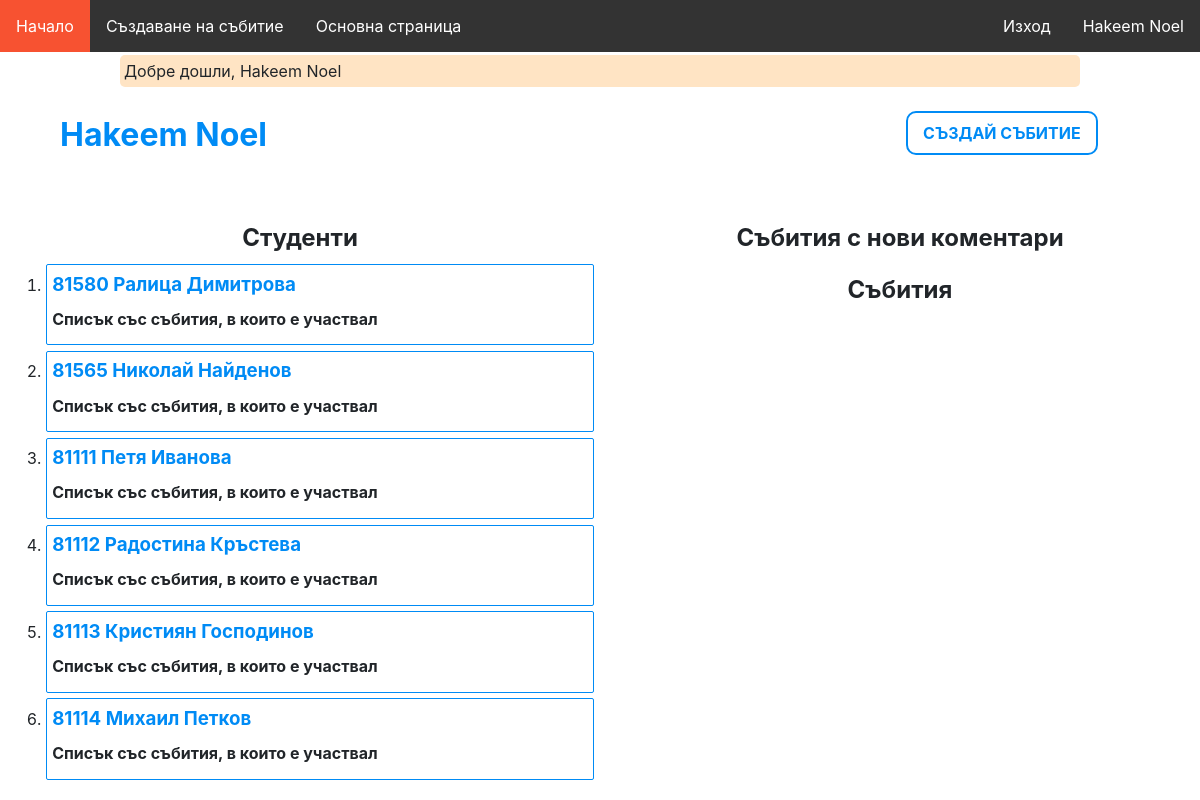
The app's page /dashboard (signed in) with its own data.
### tables this page shows
CREATE TABLE `student` (
  `id` int(11) NOT NULL,
  `first_name` varchar(255) NOT NULL,
  `last_name` varchar(255) NOT NULL,
  `faculty_number` int(11) NOT NULL
);

### app/Services/Auth.php (called while the page is built, shortened)
<?php
class Auth
{
    public static function checkTeacher()
    {
        return array_key_exists('teacherId', $_SESSION) && is_numeric($_SESSION['teacherId']) && !self::checkStudent();
    }
    public static function checkStudent()
    {
        return array_key_exists('fn', $_SESSION) && is_numeric($_SESSION['fn']) && !self::checkTeacher();
    }
    public static function check()
    {
        return self::checkTeacher() || self::checkStudent();
    }
}

### app/routes.php (called while the page is built, shortened)
<?php
$router = new Router();
$router->get('/login', 'AuthController@showLogin');
$router->post('/login', 'AuthController@login');
$router->get('/register', 'AuthController@showRegister');
$router->post('/enter-teacher', 'AuthController@register');
$router->get('/logout', 'AuthController@logout');
$router->get('/studentsLogin', 'AuthController@showStudentsLogin');
$router->post('/studentsLogin', 'AuthController@studentsLogin');
$router->get('/event/create', 'EventsController@create');
$router->post('/event', 'EventsController@store');
$router->get('/event/{id}', 'EventsController@show');
$router->post('/event/{id}/import', 'EventsController@import');
$router->get('/event/{id}/edit', 'EventsController@edit');
$router->put('/event/{id}', 'EventsController@update');
$router->delete('/event/{id}', 'EventsController@delete');
$router->get('/attendance', 'AttendanceController@show');
$router->get('/', 'UsersController@showFrontPage');
$router->post('/front_page', 'HomeController@frontPage_method');
$router->get('/dashboard', 'HomeController@showDashboard');

### core/bootstrap.php (called while the page is built, shortened)
<?php
require_once('helpers.php');
$config['database'] = require_once('../config/database.php');
$config['app'] = require_once('../config/app.php');
require_once('../app/routes.php');

### public/index.php (called while the page is built)
<?php
require_once './../core/bootstrap.php';

### core/Database.php (called while the page is built, shortened)
<?php
class Database
{
    private static $instance = null;
    private function __construct()
    {
        $db = config('database');
        $this->connection = new PDO(
            'mysql:host=' . $db['host'] . ';dbname=' . $db['database'],
            $db['user'],
            $db['password'],
            $db['pdo']
        );
        self::$instance = $this;
    }
    public static function getConnection()
    {
        if (self::$instance == null) {
            self::$instance = new self();
        }
        return self::$instance->connection;
    }
}

### config/database.php (called while the page is built)
<?php
return [
    'host' => 'localhost',
    'database' => 'web-technologies',
    'user' => 'root',
    'password' => '',
    'pdo' => [
        \PDO::ATTR_DEFAULT_FETCH_MODE => \PDO::FETCH_ASSOC,
        \PDO::ATTR_ERRMODE => \PDO::ERRMODE_EXCEPTION
    ]
];

### config/app.php (called while the page is built)
<?php
return [
    'url' => 'http://web-technologies.devv',
];

### app/Views/dashboard.php (the view, shortened to what this page needs)
<?php require_once('includes/header.php'); ?>
<link rel="stylesheet" href="/dashboard.css">
<main>
    <div id="header">
        <?php if (\App\Services\Auth::checkTeacher()) : ?>
            <h1 id="name">
                <?= $_SESSION['firstName'] . ' ' . $_SESSION['lastName'] ?>
            </h1>
        <?php endif; ?>
        <div id="buttons">
            <?php if (\App\Services\Auth::checkTeacher()) : ?>
                <a href="/event/create" id="createEventBtn">
                    Създай събитие
                </a>
            <?php endif; ?>
        </div>
        <hr>
    </div>
    <section id="eventsStatistics">
        <?php if (\App\Services\Auth::checkTeacher()) : ?>
            <h2>
                Събития с нови коментари
            </h2>
            <h2>
                Събития
            </h2>
        <?php endif; ?>
    </section>
    <section id="studentsStatistics">
        <h2>Студенти</h2>
        <ol id="studentsList">
            <?php foreach ($data['students'] as $student) : ?>
                <li class="student">
                    <h3>
                        <?php
                        echo $student['faculty_number'] . ' ';
                        echo $student['first_name'] . ' ';
                        echo $student['last_name'];
                        ?>
                    </h3>
                    <h4>Списък със събития, в които е участвал</h4>
                </li>
            <?php endforeach; ?>
        </ol>
    </section>
</main>
</body>
</html>
<?php require_once('includes/footer.php'); ?>

### core/Router.php (shortened to what this page needs)
<?php
class Router
{
    protected $pathSegments;
    protected $requestPathSegments;
    public function __construct()
    {
        $this->requestPathSegments = explode(
            '/',
            explode('?', $_SERVER['REQUEST_URI'])[0]
        );
    }
    public function get(string $path, string $controller): void
    {
        $this->handleRequest($path, $controller, 'GET');
    }
    public function handleRequest(string $path, string $controller, string $httpMethod): void
    {
        [$controllerName, $method] = explode(self::SEPARATOR, $controller);
        if ($this->pathMatches() && $this->methodMatches($httpMethod)) {
            $controllerClassName = "\App\Controllers\\$controllerName";
            $this->executeWithExceptionHandling($controllerClassName, $method, $path);
        }
    }
    protected function executeWithExceptionHandling($controllerClassName, $method, $path)
    {
        try {
            (new $controllerClassName())->$method(
                ...$this->extractRouteParams($path)
            );
        } catch (NotFoundException $exception) {
            view('core/exceptions/not-found-exception', [
                'exception' => $exception
            ]);
        } catch (PDOException $exception) {
            view('core/exceptions/database-exception', [
                'exception' => $exception
            ]);
        } catch (Exception $exception) {
            view('core/exceptions/general-exception', [
                'exception' => $exception
            ]);
        }
    }
    protected function setPathSegments(string $path): void
    {
        $this->pathSegments = explode('/', $path);
    }
    protected function methodMatches(string $method): bool
    {
        return strtolower($_SERVER['REQUEST_METHOD']) === strtolower($method);
    }
    protected function pathMatches(): bool
    {
        $pathSegmentsCount = count($this->pathSegments);
        if ($pathSegmentsCount !== count($this->requestPathSegments)) {
            return false;
        }
        for ($i = 0; $i < $pathSegmentsCount; $i++) {
            if (
                $this->pathSegments[$i] !== $this->requestPathSegments[$i] &&
                !preg_match(self::PARAM_REGEX, $this->pathSegments[$i])
            ) {
                return false;
            }
        }
        return true;
    }
    protected function extractRouteParams(string $path): array
    {
        $result = [];
        return $result;
    }
}

### app/Controllers/HomeController.php (shortened to what this page needs)
<?php
class HomeController
{
    public function showDashboard()
    {
        if (\App\Services\Auth::checkTeacher()){
            $eventsWithPendingCommentsQuery = \App\Models\Comment::extractEventsWithPendingComments($_SESSION['teacherId']);
            if (
                $eventsWithPendingCommentsQuery["successfullyExecuted"] == true &&
                $eventsWithPendingCommentsQuery["thereAreEvents"] == true
            ) {
                $eventsWithPendingComments = $eventsWithPendingCommentsQuery['eventsWithPendingComments'];
            } else {
                $eventsWithPendingComments = [];
            }
            $eventsWithoutPendingCommentsQuery = \App\Models\Comment::extractEventsWithoutPendingComments($_SESSION['teacherId']);
            if (
                $eventsWithoutPendingCommentsQuery["successfullyExecuted"] == true &&
                $eventsWithoutPendingCommentsQuery["thereAreEvents"] == true
            ) {
                $eventsWithoutPendingComments = $eventsWithoutPendingCommentsQuery['eventsWithoutPendingComments'];
            } else {
                $eventsWithoutPendingComments = [];
            }
        }
        $events = Auth::checkTeacher()
            ? Event::getManyWithAttendance([
                'teacher_id' => $_SESSION['teacherId'],
            ])
            : [];
        $sql = "SELECT * FROM student";
        $preparedStmt = \Core\Database::getConnection()->prepare($sql);
        $preparedStmt->execute();
        $students = $preparedStmt->fetchAll();
        if (\App\Services\Auth::checkTeacher()){
            view('dashboard', [
                'events' => $events,
                'eventsWithPendingComments' => $eventsWithPendingComments,
                'eventsWithoutPendingComments' => $eventsWithoutPendingComments,
                'students' => $students
            ]);
        }
    }
}

### app/Views/includes/header.php (shortened to what this page needs)
<!DOCTYPE html>
<html lang="en">
<head>
    <link rel="stylesheet" href="/Bootstrap/css/bootstrap-reboot.min.css">
    <link rel="stylesheet" href="/Bootstrap/css/bootstrap-grid.min.css">
    <link rel="stylesheet" href="/navbar.css">
    <link rel="stylesheet" href="/css/app.css">
</head>
<body>
    <ul id="nav_ul">
        <li class="nav_li1" id="li1"><a href="/">Начало</a></li>
        <?php if (App\Services\Auth::checkTeacher()) : ?>
            <li class="nav_li1" id="li2"><a href="/event/create">Създаване на събитие</a></li>
            <li class="nav_li1" id="li3"><a href="/dashboard">Основна страница</a></li>
        <?php endif ?>
        <?php if (App\Services\Auth::check()) : ?>
            <?php if (App\Services\Auth::checkTeacher()) : ?>
                <li class="nav_li2" id="li5"><a href="#"><?= $_SESSION['firstName'] . '  ' . $_SESSION['lastName'] ?></a></li>
            <?php else : ?>
                <li class="nav_li2" id="li5"><a href="#"><?= $_SESSION['fn'] ?></a></li>
            <?php endif ?>
            <li class="nav_li2" id="li6"><a href="/logout">Изход</a></li>
        <?php else : ?>
            <li class="nav_li2" id="li5"><a href="/login">Вход</a></li>
            <li class="nav_li2" id="li6"><a href="/register">Регистрация</a></li>
        <?php endif ?>
    </ul>
    <div class="flash-message"><?= sessionFlash('message') ?></div>

### core/helpers.php (shortened to what this page needs)
<?php
function view(string $name, array $data = [])
{
    require_once("./../app/Views/$name.php");
    die;
}
function config($name)
{
    global $config;
    return $config[$name];
}
function sessionFlash($message)
{
    if (array_key_exists($message, $_SESSION)) {
        echo p($_SESSION[$message]);
    }
}
function p($text)
{
    return htmlspecialchars($text);
}

### app/Views/includes/footer.php
</body>
</html>

### public/navbar.css (style rules this page uses)
#nav_ul { list-style-type: none; margin: 0; padding: 0; overflow: hidden; background-color: #333; width: 100%; margin: 0 auto; }
.nav_li1 { display: inline; float:left; }
.nav_li2 { display: inline; float:right; }
.nav_li1 a, .nav_li2 a { display: block; color: white; text-align: center; padding: 14px 16px; text-decoration: none; }

### public/css/app.css (style rules this page uses)
ul { list-style-type: none; width: 100%; }
a { text-decoration: none; }
hr { padding: 0; border: 0; height: 1px; }
.flash-message { width: 80%; border-radius: 5px; background-color: bisque; padding: 4px; margin-top: 3px; margin-bottom: 3px; margin-right: auto; margin-left: auto; }

### public/dashboard.css (style rules this page uses)
#header { margin-left: 5%; margin-right: 5%; margin-top: 2%; margin-bottom: 2%; overflow:hidden; }
#name { display: inline-block; color: rgb(0, 139, 245); }
#buttons { display: flex; float: right; margin-right: 3%; }
#createEventBtn { margin: 0px 10px; padding: 8px 15px; background: white; color: rgb(0, 139, 245); text-transform: uppercase; font-weight: bold; border: 2px solid rgb(0, 139, 245); border-radius: 10px; outline: none; }
#eventsStatistics { display: inline-block; width: 50%; float: right; padding-top: 1%; text-align: center; }
#studentsStatistics { display: inline-block; width: 50%; float: left; padding-top: 1%; text-align: center; }
#studentsStatistics li { margin: 1%; padding: 1%; border: 1px solid rgb(0, 139, 245); border-radius: 2px; text-align: left; }
h3 { color: rgb(0, 139, 245); }

### records on screen
student: faculty_number "81580", first_name "Ралица", last_name "Димитрова"
student: faculty_number "81565", first_name "Николай", last_name "Найденов"
student: faculty_number "81111", first_name "Петя", last_name "Иванова"
student: faculty_number "81112", first_name "Радостина", last_name "Кръстева"
student: faculty_number "81113", first_name "Кристиян", last_name "Господинов"
student: faculty_number "81114", first_name "Михаил", last_name "Петков"

### other values on screen
$_SESSION['firstName'] "Hakeem"
$_SESSION['lastName'] "Noel"
p($_SESSION[$message]) "Добре дошли, Hakeem Noel"
